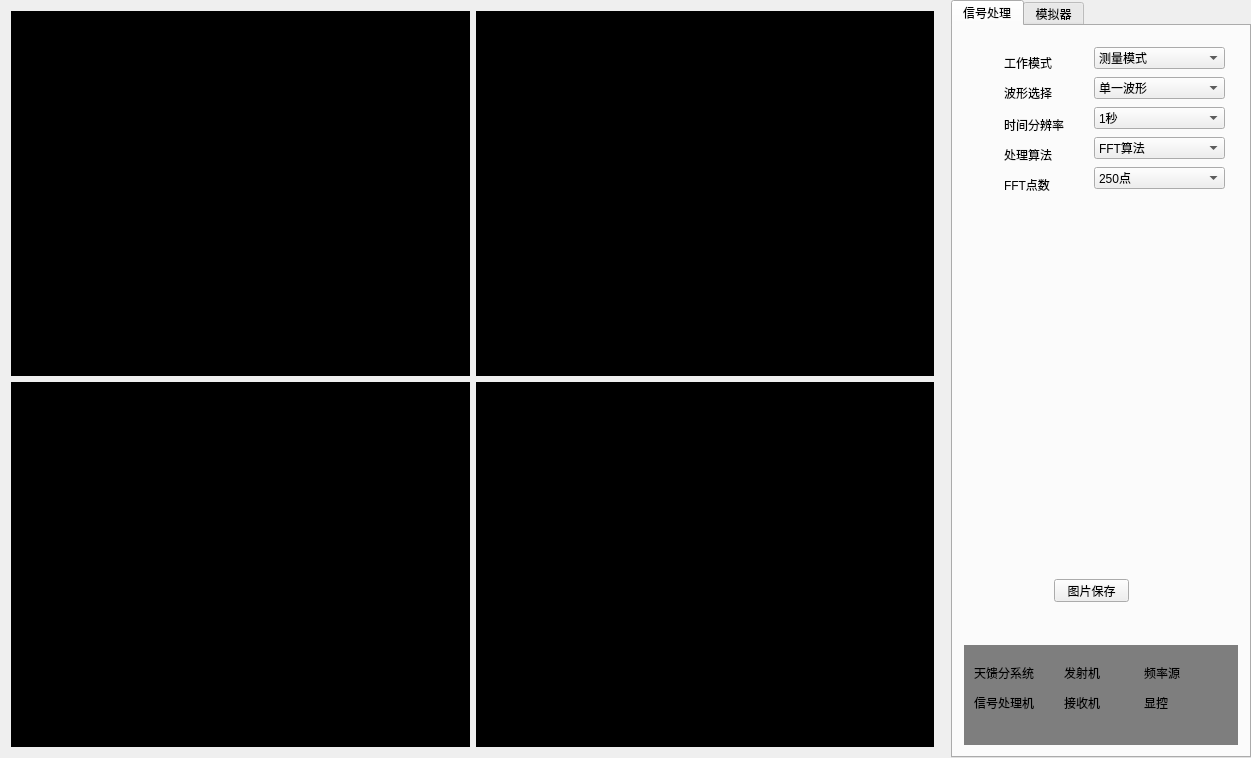
<?xml version="1.0" encoding="UTF-8"?>
<ui version="4.0">
 <class>CYYClass</class>
 <widget class="QMainWindow" name="CYYClass">
  <property name="geometry">
   <rect>
    <x>0</x>
    <y>0</y>
    <width>1251</width>
    <height>758</height>
   </rect>
  </property>
  <property name="windowTitle">
   <string>CYY</string>
  </property>
  <widget class="QWidget" name="centralWidget">
   <layout class="QHBoxLayout" name="horizontalLayout">
    <property name="leftMargin">
     <number>0</number>
    </property>
    <property name="topMargin">
     <number>0</number>
    </property>
    <property name="rightMargin">
     <number>0</number>
    </property>
    <property name="bottomMargin">
     <number>0</number>
    </property>
    <item>
     <widget class="QStackedWidget" name="stackedWidget">
      <property name="currentIndex">
       <number>0</number>
      </property>
      <widget class="QWidget" name="page">
       <layout class="QHBoxLayout" name="horizontalLayout_2">
        <item>
         <widget class="QWidget" name="widget" native="true">
          <layout class="QGridLayout" name="gridLayout">
           <property name="leftMargin">
            <number>0</number>
           </property>
           <property name="topMargin">
            <number>0</number>
           </property>
           <property name="rightMargin">
            <number>0</number>
           </property>
           <property name="bottomMargin">
            <number>0</number>
           </property>
           <property name="horizontalSpacing">
            <number>6</number>
           </property>
           <item row="0" column="1">
            <widget class="QWidget" name="widget_3" native="true">
             <property name="styleSheet">
              <string notr="true">background-color: rgb(0, 0, 0);</string>
             </property>
            </widget>
           </item>
           <item row="0" column="0">
            <widget class="QWidget" name="widget_2" native="true">
             <property name="styleSheet">
              <string notr="true">background-color: rgb(0, 0, 0);</string>
             </property>
            </widget>
           </item>
           <item row="1" column="1">
            <widget class="QWidget" name="widget_6" native="true">
             <property name="styleSheet">
              <string notr="true">background-color: rgb(0, 0, 0);</string>
             </property>
            </widget>
           </item>
           <item row="1" column="0">
            <widget class="QWidget" name="widget_4" native="true">
             <property name="styleSheet">
              <string notr="true">background-color: rgb(0, 0, 0);</string>
             </property>
            </widget>
           </item>
          </layout>
         </widget>
        </item>
       </layout>
      </widget>
      <widget class="QWidget" name="page_2">
       <layout class="QHBoxLayout" name="horizontalLayout_4">
        <item>
         <widget class="QWidget" name="widget_13" native="true">
          <layout class="QGridLayout" name="gridLayout_3">
           <property name="leftMargin">
            <number>0</number>
           </property>
           <property name="topMargin">
            <number>0</number>
           </property>
           <property name="rightMargin">
            <number>0</number>
           </property>
           <property name="bottomMargin">
            <number>0</number>
           </property>
           <item row="0" column="1">
            <widget class="QWidget" name="widget_14" native="true">
             <property name="styleSheet">
              <string notr="true">background-color: rgb(0, 0, 0);</string>
             </property>
            </widget>
           </item>
           <item row="0" column="0">
            <widget class="QWidget" name="widget_15" native="true">
             <property name="styleSheet">
              <string notr="true">background-color: rgb(0, 0, 0);</string>
             </property>
            </widget>
           </item>
           <item row="1" column="1">
            <widget class="QWidget" name="widget_16" native="true">
             <property name="styleSheet">
              <string notr="true">background-color: rgb(0, 0, 0);</string>
             </property>
            </widget>
           </item>
           <item row="1" column="0">
            <widget class="QWidget" name="widget_17" native="true">
             <property name="styleSheet">
              <string notr="true">background-color: rgb(0, 0, 0);</string>
             </property>
            </widget>
           </item>
          </layout>
         </widget>
        </item>
       </layout>
      </widget>
     </widget>
    </item>
    <item>
     <widget class="QTabWidget" name="tabWidget">
      <property name="minimumSize">
       <size>
        <width>300</width>
        <height>0</height>
       </size>
      </property>
      <property name="maximumSize">
       <size>
        <width>300</width>
        <height>16777215</height>
       </size>
      </property>
      <property name="currentIndex">
       <number>0</number>
      </property>
      <widget class="QWidget" name="tab">
       <attribute name="title">
        <string>信号处理</string>
       </attribute>
       <layout class="QVBoxLayout" name="verticalLayout">
        <item>
         <widget class="QWidget" name="widget_20" native="true">
          <widget class="QComboBox" name="comboBox_12">
           <property name="geometry">
            <rect>
             <x>130</x>
             <y>10</y>
             <width>131</width>
             <height>22</height>
            </rect>
           </property>
           <property name="currentText">
            <string>测量模式</string>
           </property>
           <item>
            <property name="text">
             <string>测量模式</string>
            </property>
           </item>
           <item>
            <property name="text">
             <string>标较模式</string>
            </property>
           </item>
           <item>
            <property name="text">
             <string>数据采集模式</string>
            </property>
           </item>
          </widget>
          <widget class="QLabel" name="label_13">
           <property name="geometry">
            <rect>
             <x>40</x>
             <y>50</y>
             <width>54</width>
             <height>12</height>
            </rect>
           </property>
           <property name="text">
            <string>波形选择</string>
           </property>
          </widget>
          <widget class="QLabel" name="label_14">
           <property name="geometry">
            <rect>
             <x>40</x>
             <y>20</y>
             <width>54</width>
             <height>12</height>
            </rect>
           </property>
           <property name="text">
            <string>工作模式</string>
           </property>
          </widget>
          <widget class="QComboBox" name="comboBox_13">
           <property name="geometry">
            <rect>
             <x>130</x>
             <y>40</y>
             <width>131</width>
             <height>22</height>
            </rect>
           </property>
           <item>
            <property name="text">
             <string>单一波形</string>
            </property>
           </item>
           <item>
            <property name="text">
             <string>组合波形</string>
            </property>
           </item>
          </widget>
          <widget class="QLabel" name="label_15">
           <property name="geometry">
            <rect>
             <x>40</x>
             <y>140</y>
             <width>61</width>
             <height>16</height>
            </rect>
           </property>
           <property name="text">
            <string>FFT点数</string>
           </property>
          </widget>
          <widget class="QLabel" name="label_12">
           <property name="geometry">
            <rect>
             <x>40</x>
             <y>80</y>
             <width>61</width>
             <height>16</height>
            </rect>
           </property>
           <property name="text">
            <string>时间分辨率</string>
           </property>
          </widget>
          <widget class="QComboBox" name="comboBox_11">
           <property name="geometry">
            <rect>
             <x>130</x>
             <y>130</y>
             <width>131</width>
             <height>22</height>
            </rect>
           </property>
           <item>
            <property name="text">
             <string>250点</string>
            </property>
           </item>
           <item>
            <property name="text">
             <string>500点</string>
            </property>
           </item>
          </widget>
          <widget class="QLabel" name="label_11">
           <property name="geometry">
            <rect>
             <x>40</x>
             <y>110</y>
             <width>61</width>
             <height>16</height>
            </rect>
           </property>
           <property name="text">
            <string>处理算法</string>
           </property>
          </widget>
          <widget class="QComboBox" name="comboBox_14">
           <property name="geometry">
            <rect>
             <x>130</x>
             <y>70</y>
             <width>131</width>
             <height>22</height>
            </rect>
           </property>
           <item>
            <property name="text">
             <string>1秒</string>
            </property>
           </item>
           <item>
            <property name="text">
             <string>2秒</string>
            </property>
           </item>
           <item>
            <property name="text">
             <string>4秒</string>
            </property>
           </item>
          </widget>
          <widget class="QComboBox" name="comboBox_15">
           <property name="geometry">
            <rect>
             <x>130</x>
             <y>100</y>
             <width>131</width>
             <height>22</height>
            </rect>
           </property>
           <item>
            <property name="text">
             <string>FFT算法</string>
            </property>
           </item>
           <item>
            <property name="text">
             <string>PPP算法</string>
            </property>
           </item>
          </widget>
         </widget>
        </item>
        <item>
         <widget class="QWidget" name="widget_7" native="true">
          <property name="maximumSize">
           <size>
            <width>16777215</width>
            <height>100</height>
           </size>
          </property>
          <widget class="QPushButton" name="pushButton_4">
           <property name="geometry">
            <rect>
             <x>90</x>
             <y>40</y>
             <width>75</width>
             <height>23</height>
            </rect>
           </property>
           <property name="maximumSize">
            <size>
             <width>16777215</width>
             <height>100</height>
            </size>
           </property>
           <property name="text">
            <string>图片保存</string>
           </property>
          </widget>
         </widget>
        </item>
        <item>
         <widget class="QWidget" name="widget_19" native="true">
          <property name="maximumSize">
           <size>
            <width>16777215</width>
            <height>100</height>
           </size>
          </property>
          <property name="styleSheet">
           <string notr="true">background-color: rgb(126, 126, 126);</string>
          </property>
          <widget class="QLabel" name="label_16">
           <property name="geometry">
            <rect>
             <x>10</x>
             <y>20</y>
             <width>61</width>
             <height>16</height>
            </rect>
           </property>
           <property name="text">
            <string>天馈分系统</string>
           </property>
          </widget>
          <widget class="QLabel" name="label_19">
           <property name="geometry">
            <rect>
             <x>100</x>
             <y>20</y>
             <width>41</width>
             <height>16</height>
            </rect>
           </property>
           <property name="text">
            <string>发射机</string>
           </property>
          </widget>
          <widget class="QLabel" name="label_20">
           <property name="geometry">
            <rect>
             <x>10</x>
             <y>50</y>
             <width>61</width>
             <height>16</height>
            </rect>
           </property>
           <property name="text">
            <string>信号处理机</string>
           </property>
          </widget>
          <widget class="QLabel" name="label_21">
           <property name="geometry">
            <rect>
             <x>100</x>
             <y>50</y>
             <width>41</width>
             <height>16</height>
            </rect>
           </property>
           <property name="text">
            <string>接收机</string>
           </property>
          </widget>
          <widget class="QLabel" name="label_22">
           <property name="geometry">
            <rect>
             <x>180</x>
             <y>20</y>
             <width>41</width>
             <height>16</height>
            </rect>
           </property>
           <property name="text">
            <string>频率源</string>
           </property>
          </widget>
          <widget class="QLabel" name="label_23">
           <property name="geometry">
            <rect>
             <x>180</x>
             <y>50</y>
             <width>41</width>
             <height>16</height>
            </rect>
           </property>
           <property name="text">
            <string>显控</string>
           </property>
          </widget>
         </widget>
        </item>
       </layout>
      </widget>
      <widget class="QWidget" name="tab_2">
       <attribute name="title">
        <string>模拟器</string>
       </attribute>
       <layout class="QVBoxLayout" name="verticalLayout_2">
        <item>
         <widget class="QWidget" name="widget_5" native="true">
          <widget class="QComboBox" name="comboBox">
           <property name="geometry">
            <rect>
             <x>130</x>
             <y>40</y>
             <width>131</width>
             <height>22</height>
            </rect>
           </property>
           <item>
            <property name="text">
             <string>点目标</string>
            </property>
           </item>
           <item>
            <property name="text">
             <string>面目标</string>
            </property>
           </item>
          </widget>
          <widget class="QComboBox" name="comboBox_2">
           <property name="geometry">
            <rect>
             <x>130</x>
             <y>70</y>
             <width>131</width>
             <height>22</height>
            </rect>
           </property>
           <item>
            <property name="text">
             <string>单一波面</string>
            </property>
           </item>
           <item>
            <property name="text">
             <string>组合波面</string>
            </property>
           </item>
          </widget>
          <widget class="QComboBox" name="comboBox_3">
           <property name="geometry">
            <rect>
             <x>130</x>
             <y>100</y>
             <width>131</width>
             <height>22</height>
            </rect>
           </property>
           <item>
            <property name="text">
             <string>1秒</string>
            </property>
           </item>
           <item>
            <property name="text">
             <string>2秒</string>
            </property>
           </item>
           <item>
            <property name="text">
             <string>4秒</string>
            </property>
           </item>
          </widget>
          <widget class="QComboBox" name="comboBox_4">
           <property name="geometry">
            <rect>
             <x>130</x>
             <y>130</y>
             <width>131</width>
             <height>22</height>
            </rect>
           </property>
           <item>
            <property name="text">
             <string>250</string>
            </property>
           </item>
           <item>
            <property name="text">
             <string>500</string>
            </property>
           </item>
          </widget>
          <widget class="QSpinBox" name="spinBox">
           <property name="geometry">
            <rect>
             <x>130</x>
             <y>170</y>
             <width>131</width>
             <height>22</height>
            </rect>
           </property>
          </widget>
          <widget class="QLabel" name="label">
           <property name="geometry">
            <rect>
             <x>10</x>
             <y>20</y>
             <width>54</width>
             <height>12</height>
            </rect>
           </property>
           <property name="text">
            <string>工作模式</string>
           </property>
          </widget>
          <widget class="QLabel" name="label_2">
           <property name="geometry">
            <rect>
             <x>10</x>
             <y>50</y>
             <width>54</width>
             <height>12</height>
            </rect>
           </property>
           <property name="text">
            <string>目标类型</string>
           </property>
          </widget>
          <widget class="QLabel" name="label_3">
           <property name="geometry">
            <rect>
             <x>10</x>
             <y>80</y>
             <width>54</width>
             <height>12</height>
            </rect>
           </property>
           <property name="text">
            <string>波形选择</string>
           </property>
          </widget>
          <widget class="QComboBox" name="comboBox_5">
           <property name="geometry">
            <rect>
             <x>130</x>
             <y>10</y>
             <width>131</width>
             <height>22</height>
            </rect>
           </property>
           <item>
            <property name="text">
             <string>回放模式</string>
            </property>
           </item>
           <item>
            <property name="text">
             <string>标较模式</string>
            </property>
           </item>
          </widget>
          <widget class="QLabel" name="label_4">
           <property name="geometry">
            <rect>
             <x>10</x>
             <y>110</y>
             <width>61</width>
             <height>16</height>
            </rect>
           </property>
           <property name="text">
            <string>时间分辨率</string>
           </property>
          </widget>
          <widget class="QLabel" name="label_5">
           <property name="geometry">
            <rect>
             <x>10</x>
             <y>140</y>
             <width>61</width>
             <height>16</height>
            </rect>
           </property>
           <property name="text">
            <string>FFT点数</string>
           </property>
          </widget>
          <widget class="QLabel" name="label_17">
           <property name="geometry">
            <rect>
             <x>10</x>
             <y>170</y>
             <width>101</width>
             <height>20</height>
            </rect>
           </property>
           <property name="text">
            <string>发射通道衰减控制</string>
           </property>
          </widget>
          <widget class="QLineEdit" name="lineEdit">
           <property name="geometry">
            <rect>
             <x>80</x>
             <y>210</y>
             <width>151</width>
             <height>20</height>
            </rect>
           </property>
          </widget>
          <widget class="QLabel" name="label_18">
           <property name="geometry">
            <rect>
             <x>10</x>
             <y>210</y>
             <width>61</width>
             <height>16</height>
            </rect>
           </property>
           <property name="text">
            <string>回放数据路径</string>
           </property>
          </widget>
          <widget class="QPushButton" name="pushButton">
           <property name="geometry">
            <rect>
             <x>232</x>
             <y>210</y>
             <width>41</width>
             <height>21</height>
            </rect>
           </property>
           <property name="text">
            <string>...</string>
           </property>
          </widget>
         </widget>
        </item>
        <item>
         <widget class="QWidget" name="widget_18" native="true">
          <property name="maximumSize">
           <size>
            <width>10000</width>
            <height>100</height>
           </size>
          </property>
          <layout class="QHBoxLayout" name="horizontalLayout_5">
           <item>
            <widget class="QPushButton" name="pushButton_2">
             <property name="text">
              <string>开始模拟</string>
             </property>
            </widget>
           </item>
           <item>
            <widget class="QPushButton" name="pushButton_3">
             <property name="text">
              <string>停止模拟</string>
             </property>
            </widget>
           </item>
          </layout>
         </widget>
        </item>
       </layout>
      </widget>
     </widget>
    </item>
   </layout>
  </widget>
  <action name="actionOPEN">
   <property name="checkable">
    <bool>true</bool>
   </property>
   <property name="text">
    <string>信号处理</string>
   </property>
   <property name="toolTip">
    <string>&lt;html&gt;&lt;head/&gt;&lt;body&gt;&lt;p align=&quot;center&quot;&gt;&lt;br/&gt;&lt;/p&gt;&lt;/body&gt;&lt;/html&gt;</string>
   </property>
  </action>
  <action name="action">
   <property name="text">
    <string>模拟器</string>
   </property>
   <property name="toolTip">
    <string>&lt;html&gt;&lt;head/&gt;&lt;body&gt;&lt;p align=&quot;center&quot;&gt;&lt;br/&gt;&lt;/p&gt;&lt;/body&gt;&lt;/html&gt;</string>
   </property>
  </action>
  <action name="action_2">
   <property name="text">
    <string>状态</string>
   </property>
   <property name="toolTip">
    <string>&lt;html&gt;&lt;head/&gt;&lt;body&gt;&lt;p align=&quot;center&quot;&gt;&lt;br/&gt;&lt;/p&gt;&lt;/body&gt;&lt;/html&gt;</string>
   </property>
  </action>
 </widget>
 <layoutdefault spacing="6" margin="11"/>
 <resources>
  <include location="CYY.qrc"/>
 </resources>
 <connections>
  <connection>
   <sender>tabWidget</sender>
   <signal>tabBarClicked(int)</signal>
   <receiver>stackedWidget</receiver>
   <slot>setCurrentIndex(int)</slot>
   <hints>
    <hint type="sourcelabel">
     <x>949</x>
     <y>48</y>
    </hint>
    <hint type="destinationlabel">
     <x>928</x>
     <y>55</y>
    </hint>
   </hints>
  </connection>
 </connections>
</ui>
